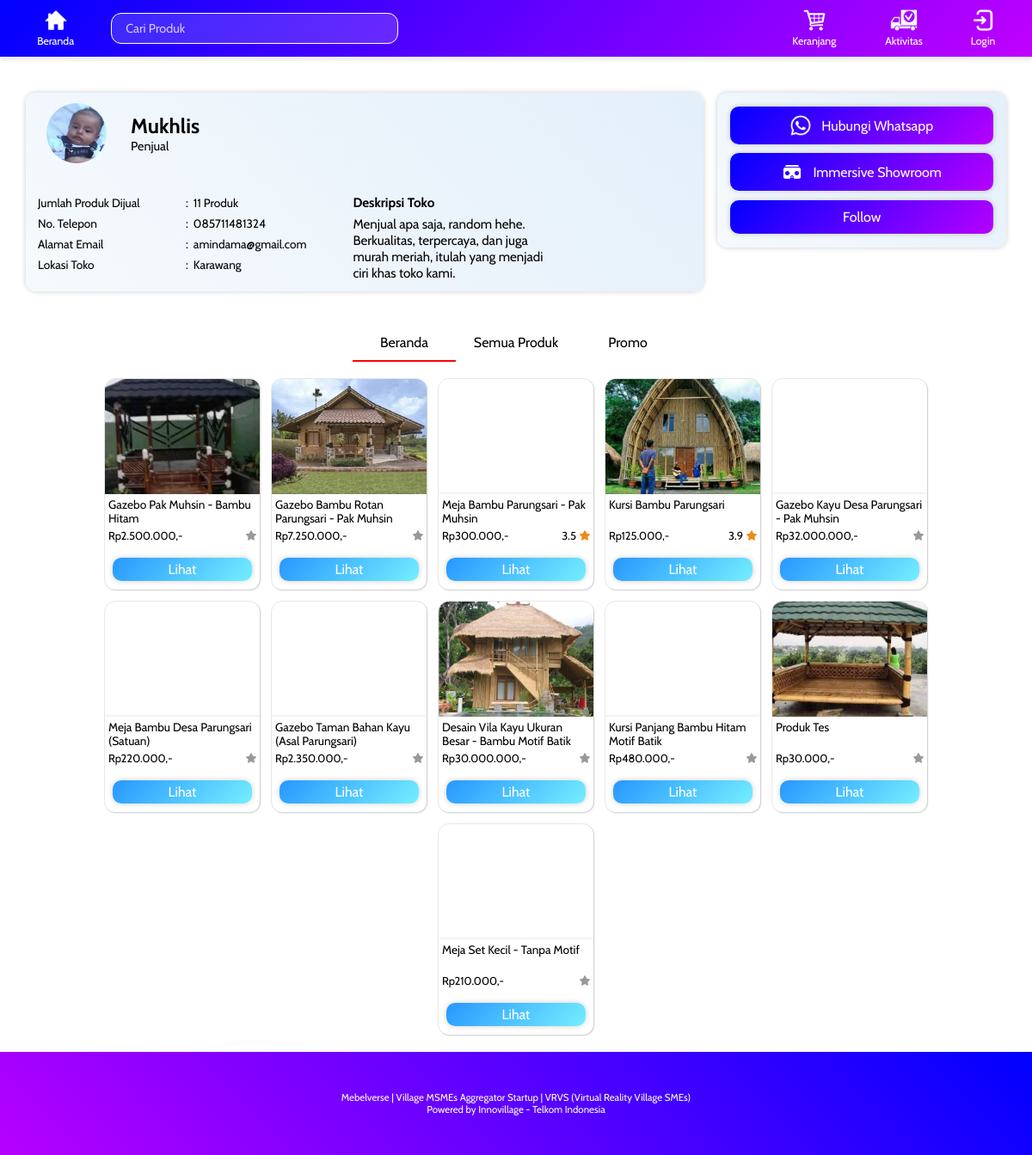
The page /profile.php?id=2&type=j on the database its author committed.
### tables this page shows
CREATE TABLE `tbl_penjual` (
  `id_penjual` int(11) NOT NULL,
  `nama` varchar(255) NOT NULL,
  `email` varchar(255) NOT NULL,
  `password` varchar(255) NOT NULL,
  `no_telepon` varchar(255) NOT NULL,
  `alamat` varchar(255) NOT NULL,
  `kota` varchar(100) NOT NULL,
  `deskripsi_penjual` text NOT NULL,
  `foto_profil` varchar(255) NOT NULL
);

CREATE TABLE `tbl_produk` (
  `id_produk` int(11) NOT NULL,
  `id_penjual` int(11) NOT NULL,
  `nama` varchar(255) NOT NULL,
  `deskripsi` text NOT NULL,
  `harga` decimal(10,2) NOT NULL,
  `stok` int(11) NOT NULL,
  `visual` varchar(255) NOT NULL,
  `format_visual` varchar(5) NOT NULL,
  `rating` decimal(3,2) NOT NULL,
  `jenis_produk` int(11) NOT NULL,
  `kondisi` varchar(10) NOT NULL,
  `berat` decimal(10,0) NOT NULL,
  `cacat` varchar(255) NOT NULL
);

### profile.php (the view, shortened to what this page needs)
<?php
    include "koneksi.php"; include "session.php";
    $id_profil = $_GET['id'];
    $tipe_profil = $_GET['type'];
    $isMyProfile = "";
    $sql = ""; $result = ""; $result_produk = "";
    if($tipe_profil == "j") {
        $sql = mysqli_query($conn, "SELECT * FROM tbl_penjual WHERE id_penjual = '$id_profil'");
        $result = mysqli_fetch_assoc($sql);
        $result_produk = mysqli_query($conn, "SELECT * FROM tbl_produk WHERE id_penjual = '$id_profil'");
    }
    else if($tipe_profil == "b") {
        $sql = mysqli_query($conn, "SELECT * FROM tbl_pelanggan WHERE id_pelanggan = '$id_profil'");
        $result = mysqli_fetch_assoc($sql);
    }
?>
<!DOCTYPE html>
<html lang="en">
<head>
    <link rel="stylesheet" href="styles/product_item.css?v=<?php echo time(); ?>">
    <link rel="stylesheet" href="styles/profil.css?v=<?php echo time(); ?>">
</head>
<body>
    <?php include "header.php"; ?>
    <div class="detail_toko">
        <div class="detail_toko_child" id="detail_toko_left">
            <div id="img_name">
                <button id="detail_img_container" onclick="open_foto_profil()">
                    <?php if($result['foto_profil'] != "") { ?>
                        <img src="img/profpic/<?= $result['foto_profil']; ?>">
                    <?php } else { if($tipe_profil == "j") { ?>
                            <img src="img/avga/unknown_profile.webp">
                        <?php } else if($tipe_profil == "b") { ?>
                            <img src="img/avga/unknown_buyer.webp">
                    <?php }} ?>
                </button>
                <div>
                    <h2><?= $result['nama']; ?></h2>
                    <p>
                        <?php if($tipe_profil == "j") {echo "Penjual";}
                        else if($tipe_profil == "b") {echo "Pembeli";} ?>
                    </p>
                </div>
            </div>
            <div id="detail_content">
                <div id="detail_content_div">
                    <table>
                        <?php if($tipe_profil == "j") { ?>
                            <tr>
                                <td>Jumlah Produk Dijual</td><td>:</td><td><?php echo mysqli_num_rows($result_produk); ?> Produk</td>
                            </tr>
                        <?php } ?>
                        <tr><td>No. Telepon</td><td>:</td><td>0<?php echo $result['no_telepon']; ?></td></tr>
                        <tr><td>Alamat Email</td><td>:</td><td><?php echo $result['email']; ?></td></tr>
                        <?php if($tipe_profil == "j") { ?>
                            <tr><td>Lokasi Toko</td>
                        <?php } else if($tipe_profil == "b") { ?>
                            <tr><td>Kota</td>
                        <?php } ?>
                        <td>:</td><td><?php echo $result['kota']; ?></td></tr>
                    </table>
                    <div id="deskripsi_container">
                        <?php if($tipe_profil == "j") { ?>
                            <p id="title_deskripsi"><b>Deskripsi Toko</b></p>
                            <?php if(!$result['deskripsi_penjual']) { ?>
                                <p><i>Penjual belum mempunyai deskripsi.</i></p>
                            <?php } else { ?>
                                <p><?= $result['deskripsi_penjual']; ?></p>
                            <?php } ?>
                        <?php } else if($tipe_profil == "b") { ?>
                            <p id="title_deskripsi"><b>Alamat</b></p>
                            <p><?= $result['alamat']; ?></p>
                        <?php } ?>
                    </div>
                </div>
            </div>
        </div>
        <div class="detail_toko_child" id="detail_toko_right">
            <?php if($isMyProfile != "true") { ?>
                <button class="button_right" onclick="window.open('https://wa.me/62<?= $result['no_telepon']  ?>')">
                    <img src="img/logo/logo_wa.webp">
                    <span>Hubungi Whatsapp</span>
                </button>
            <?php } ?>
            <button class="button_right" id="btn_immersive" onclick="immersive_scene();">
                <img src="img/icon/immersive.webp">
                <span>Immersive Showroom</span>
            </button>
            <?php if($isMyProfile == "true") { ?>
                <button class="button_right" onclick="open_edit_profil()">
                    <img src="img/icon/edit.webp">
                    <span>Edit Profil</span>
                </button>
                <button class="button_right" onclick="window.location.href = 'logout.php'">
                    <img src="img/icon/logout.webp">
                    <span>Logout</span>
                </button>
            <?php } else { ?>
                <button class="button_right">
                    <span>Follow</span>
                </button>
            <?php } ?>
        </div>
    </div>
    <?php if($tipe_profil == "j") { ?>
        <div class="menu">
            <a>Beranda</a>
            <a>Semua Produk</a>
            <a>Promo</a>
        </div>
        <div class="allproduk_container">
            <div class="allproduk_content">
                <div class="allproduk" >
                    <?php
                    while($read = mysqli_fetch_assoc($result_produk)):?>
                    <a class="produk_item">
                        <div class="pi_detail">
                            <?php if($read['format_visual'] != "3d") { ?>
                                <div class="pi_gambar">
                                    <img src="<?php
                                        if($read['visual'] == "") {echo "img/avga/unknown_product.webp";}
                                        else {echo 'img/produk/'.$read['visual'];}
                                    ?>">
                                </div>
                            <?php } ?>
                            <div class="pi_deskripsi">
                                <div class="pi_nama">
                                    <p><?= $read['nama']; ?></p>
                                </div>
                                <div class="pi_harga">
                                    <p>Rp<?= number_format($read['harga'], 0, ',', '.'); ?>,-</p>
                                    <div class="pi_rate">
                                        <?php if($read['rating'] > .1) { ?>
                                            <p><?= round($read['rating'], 1); ?></p>
                                        <?php } else { ?>
                                            <p style="visibility: hidden;">0</p>
                                            <?php include 'img/svg/star_inactive.svg'; ?>
                                        <?php } ?>
                                    </div>
                                </div>
                                <div class="product_btn_container">
                                    <button class="product_btn" onclick="window.location.href = 'product.php?id=<?php echo $read['id_produk']; ?>'">Lihat</button>
                                </div>
                            </div>
                        </div>
                    </a>
                    <?php endwhile; ?>
                </div>
            </div>
        </div>
    <?php } ?>
    <?php include "floating_button.php"; ?>
</body>
</html>

### styles/product_item.css (style rules this page uses)
.produk_item { text-decoration: none; color: black; transition: .14s; }
.pi_detail { height: 245px; width: 180px; display: flex; flex-direction: column; border-radius: 12px; box-shadow: 1px 1px 2px rgba(0, 0, 0, 0.14); outline: 1px solid rgba(128, 128, 128, 0.18); background-color: white; overflow: hidden; }
.pi_gambar { flex: 2.5; width: 100%; overflow: hidden; transition: .25s; filter: saturate(100%) brightness(100%); }
.pi_gambar img { transition: .25s; height: 100%; width: 100%; object-fit: cover; }
.pi_deskripsi { z-index: 10; flex: 1; width: 100%; align-self: flex-start; display: flex; align-items: flex-start; justify-content: space-between; flex-direction: column; box-shadow: 0px -2px 2px rgba(0, 0, 0, 0.06); }
.pi_deskripsi p { margin: 4px; }
.pi_nama { width: 100%; height: 30px; margin-bottom: 2px; text-align: left; font-size: .95em; }
.pi_harga { width: 100%; text-align: left; font-size: .9em; align-items: center; justify-content: space-between; display: flex; }
.pi_rate { margin: 4px; align-items: center; justify-content: center; display: flex; }
.product_btn_container { width: 100%; align-items: center; justify-content: center; display: flex; flex-direction: column; margin: 10px 0px; gap: 5px; }
.product_btn { all: unset; cursor: pointer; transition: .15s; padding: 4px 0px; width: 90%; background: var(--blue_gradient3); color: white; text-align: center; border-radius: 10px; box-shadow: var(--boxShadow2); }

### styles/profil.css (style rules this page uses)
* { margin: 0; padding: 0; font-family: 'Cabin', sans-serif; }
body { width: 100%; overflow-x: hidden; align-items: center; justify-content: center; display: flex; flex-direction: column; background-color: rgba(255, 255, 255, 0.9); }
h2 { text-align: center; margin: 30px 0px; }
p { font-size: .9em; }
.allproduk_container { width: 100%; align-items: center; justify-content: center; display: flex; flex-direction: column; max-width: 1300px; }
.allproduk_content { width: 95%; margin: 20px 0px; }
.allproduk { display: flex; align-items: center; justify-content: center; gap: 14px; flex-wrap : wrap; }
.detail_toko { width: 95%; max-width: 1200px; padding: 30px 0px; display: flex; justify-content: center; align-items: flex-start; flex-wrap: wrap; gap: 16px; }
.detail_toko_child { background: var(--color1); box-shadow: var(--boxShadow2); border-radius: 12px; padding: 12px; }
#detail_toko_left { flex: 2.5; min-height: 150px; align-items: flex-start; justify-content: flex-start; display: flex; flex-direction: column; gap: 26px; }
#detail_img_container { all: unset; cursor: pointer; transition: .12s; max-width: 200px; height: 100%; margin: 0px 12px; align-items: center; justify-content: center; display: flex; }
#detail_toko_left img { height: 70px; aspect-ratio: 1/1; object-fit: cover; border-radius: 100vh; }
#img_name { align-items: center; justify-content: flex-start; display: flex; gap: 16px; }
#img_name h2 { margin: unset; }
#detail_content { min-width: 400px; flex: 1; }
#detail_content_div { align-items: flex-start; justify-content: flex-start; display: flex; flex-wrap: wrap; }
#deskripsi_container { margin-top: 10px; max-width: 230px; }
#detail_content p { margin: 0px; font-size: .95em; }
#title_deskripsi { padding-bottom: 6px; }
#detail_content table { font-size: .9em; margin-top: 10px; text-overflow: ellipsis; }
#detail_content table td { padding-bottom: 6px; font-size: .95em; }
#detail_content table td:first-child { padding-right: 40px; min-width: 130px; }
#detail_content table td:nth-child(2) { padding-right: 4px; }
#detail_content table td:nth-child(3) { padding-right: calc(40px + 12px); }
#detail_toko_right { flex: 1; min-height: 150px; padding: 15px; min-width: 300px; align-items: center; justify-content: center; display: flex; flex-wrap: wrap; gap: 8px; }
.button_right { all: unset;z-index: 4; cursor: pointer; transition: .12s; border-radius: 10px; box-shadow: var(--boxShadow2); background: var(--blue_gradient2); color: white; align-items: center; justify-content: center; display: flex; gap: 12px; width: 100%; min-width: 220px; padding: 10px 0px; }
.button_right img { height: 24px; aspect-ratio: 1/1; }
#btn_immersive { z-index: 150; background-color: rgba(0, 0, 0, 0); background-blend-mode: color; }
div.menu { display: flex; gap: 10px; margin-top: 20px; }
div.menu a { display: block; width: 120px; height: 30px; text-align: center; }
div.menu a:nth-child(1) { border-bottom: 2px solid red; }

### floating_button.php (style rules this page uses)
img { height: 27px; }

### rows shown on the page
tbl_penjual: foto_profil (picture), nama "Mukhlis", no_telepon "85711481324", email "amindama@gmail.com", kota "Karawang", deskripsi_penjual "Menjual apa saja, random hehe. Berkualitas, terpercaya, dan juga murah meriah, itulah yang menjadi ciri khas toko kami."
tbl_produk: visual (picture), nama "Gazebo Pak Muhsin - Bambu Hitam", harga "2.500.000", rating 0 (drawn)
tbl_produk: visual (picture), nama "Gazebo Bambu Rotan Parungsari - Pak Muhsin", harga "7.250.000", rating 0 (drawn)
tbl_produk: nama "Meja Bambu Parungsari - Pak Muhsin", harga "300.000", rating "3.5"
tbl_produk: visual (picture), nama "Kursi Bambu Parungsari", harga "125.000", rating "3.9"
tbl_produk: nama "Gazebo Kayu Desa Parungsari - Pak Muhsin", harga "32.000.000", rating 0 (drawn)
tbl_produk: nama "Meja Bambu Desa Parungsari (Satuan)", harga "220.000", rating 0 (drawn)
tbl_produk: nama "Gazebo Taman Bahan Kayu (Asal Parungsari)", harga "2.350.000", rating 0 (drawn)
tbl_produk: visual (picture), nama "Desain Vila Kayu Ukuran Besar - Bambu Motif Batik", harga "30.000.000", rating 0 (drawn)
tbl_produk: nama "Kursi Panjang Bambu Hitam Motif Batik", harga "480.000", rating 0 (drawn)
tbl_produk: visual (picture), nama "Produk Tes", harga "30.000", rating 0 (drawn)
tbl_produk: nama "Meja Set Kecil - Tanpa Motif", harga "210.000", rating 0 (drawn)

### other values the page prints
mysqli_num_rows($result_produk) "11"
